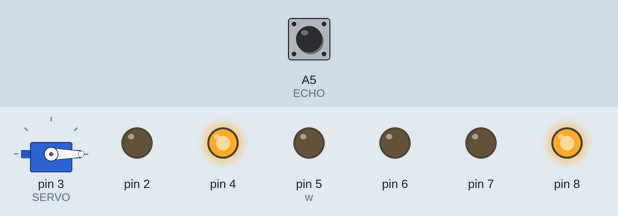
This sketch was run on a simulated Arduino Uno, built with avr-gcc and run on an emulated ATmega328P. On the bench: servo, output pins drawn as LEDs (lit = HIGH). The test bench sets the inputs (shaded band); at power-on: A5 (ECHO) LOW. Pins used as bus, display or sensor lines are not drawn; what the sketch prints to the serial monitor is not drawn.

Above: at 0.1 s.
At 14.7 s:
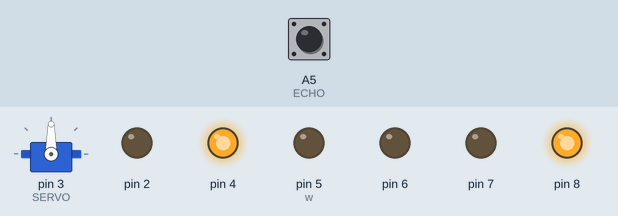
14.8 s: A5 (ECHO) pulsed HIGH 2 times (0.12 s each, 0.3 s apart)
At 15.9 s:
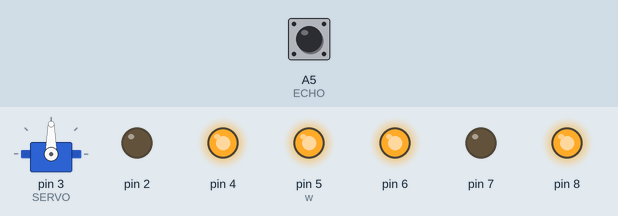
Timing chart, 0 to 17.8 s (numbered marks = the images above; inputs shaded):
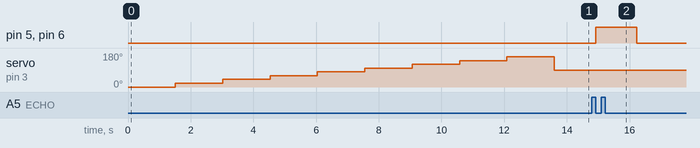

Measured:
- after the input at 14.8 s, pin 5 (w), pin 6: LOW → HIGH after 0.12 s, → LOW 1.3 s later
- by itself, servo on pin 3 (SERVO): rises from 0° to 160° in 10.6 s, then falls to 90° in 1.5 s

The sketch:

lab6.ino
```cpp
#include <LiquidCrystal_I2C.h>
#include "Wheels.H"
#include <Servo.h>

// piny dla sonaru (HC-SR04)
#define TRIG A4
#define ECHO A5

// pin kontroli serwo (musi być PWM)
#define SERVO 3

Servo serwo;
Wheels w;

LiquidCrystal_I2C lcd(0x27, 16, 2);

void setup() {
  pinMode(TRIG, OUTPUT);    // TRIG startuje sonar
  pinMode(ECHO, INPUT);     // ECHO odbiera powracający impuls
  w.attach(5,7,8,6,2,4);
  w.setSpeed(200);

  Serial.begin(9600);

  serwo.attach(SERVO);

/* rozejrzyj się w zakresie od 0 stopni (patrz na jedną burtę)
 *  do 180 stopni (patrz na prawą burtę). Wydrukuj na konsoli
 *  kierunek patrzenia i najbliżej widziany obiekt (pojedynczy pomiar)
 */
  for(byte angle = 0; angle < 180; angle+= 20) {
    lookAndTellDistance(angle);
    delay(500);
  }

/* patrz przed siebie */
  serwo.write(90);

}

// void loop(){}

void loop() {

  unsigned long tot;      // czas powrotu (time-of-travel)
  unsigned int distance;

  digitalWrite(TRIG, HIGH);
  delay(10);
  digitalWrite(TRIG, LOW);
  tot = pulseIn(ECHO, HIGH);

/* prędkość dźwięku = 340m/s => 1 cm w 29 mikrosekund
 * droga tam i z powrotem, zatem:
 */
  distance = tot/58;
  if (distance < 50){
    w.stop();
  }
  else {w.forward();}
}

void lookAndTellDistance(byte angle) {

  unsigned long tot;      // czas powrotu (time-of-travel)
  unsigned int distance;

  Serial.print("Patrzę w kącie ");
  Serial.print(angle);
  serwo.write(angle);

/* uruchamia sonar (puls 10 ms na `TRIGGER')
 * oczekuje na powrotny sygnał i aktualizuje
 */
  digitalWrite(TRIG, HIGH);
  delay(10);
  digitalWrite(TRIG, LOW);
  tot = pulseIn(ECHO, HIGH);

/* prędkość dźwięku = 340m/s => 1 cm w 29 mikrosekund
 * droga tam i z powrotem, zatem:
 */
  distance = tot/58;

  Serial.print(": widzę coś w odległości ");
  Serial.println(distance);
}
```

Wheels.cpp
```cpp
#include <Arduino.h>
#include "TimerOne.h"

#include "Wheels.h"


#define SET_MOVEMENT(side,f,b) digitalWrite( side[0], f);\
                               digitalWrite( side[1], b)

#define BEEPER 13

Wheels::Wheels()
{
}

void Wheels::attachRight(int pF, int pB, int pS)
{
    pinMode(pF, OUTPUT);
    pinMode(pB, OUTPUT);
    pinMode(pS, OUTPUT);
    this->pinsRight[0] = pF;
    this->pinsRight[1] = pB;
    this->pinsRight[2] = pS;
}


void Wheels::attachLeft(int pF, int pB, int pS)
{
    pinMode(pF, OUTPUT);
    pinMode(pB, OUTPUT);
    pinMode(pS, OUTPUT);
    this->pinsLeft[0] = pF;
    this->pinsLeft[1] = pB;
    this->pinsLeft[2] = pS;
}

void Wheels::setSpeedRight(uint8_t s)
{
    analogWrite(this->pinsRight[2], s);
}

void Wheels::setSpeedLeft(uint8_t s)
{
    analogWrite(this->pinsLeft[2], s);
}

void Wheels::setSpeed(uint8_t s)
{
    setSpeedLeft(s);
    setSpeedRight(s);
    this->curSpeed = s;
}

void Wheels::attach(int pRF, int pRB, int pRS, int pLF, int pLB, int pLS)
{
    this->attachRight(pRF, pRB, pRS);
    this->attachLeft(pLF, pLB, pLS);
}

void Wheels::forwardLeft()
{
    SET_MOVEMENT(pinsLeft, HIGH, LOW);
}

void Wheels::forwardRight()
{
    SET_MOVEMENT(pinsRight, HIGH, LOW);
}

void Wheels::backLeft()
{
    SET_MOVEMENT(pinsLeft, LOW, HIGH);
}

void Wheels::backRight()
{
    SET_MOVEMENT(pinsRight, LOW, HIGH);
}

void Wheels::forward()
{
    this->forwardLeft();
    this->forwardRight();
}

void Wheels::back()
{
    this->backLeft();
    this->backRight();

    this->updateTimer();
}

void Wheels::stopLeft()
{
    SET_MOVEMENT(pinsLeft, LOW, LOW);
}

void Wheels::stopRight()
{
    SET_MOVEMENT(pinsRight, LOW, LOW);
}

void Wheels::stop()
{
    this->stopLeft();
    this->stopRight();
}

void Wheels::setTimer()
{
  pinMode(this->beeper, OUTPUT);
  Timer1.initialize();

}


static void Wheels::doBeep()
{
  digitalWrite(BEEPER, digitalRead(BEEPER) ^ 1);
}

void Wheels::updateTimer()
{
  Timer1.detachInterrupt();
  Timer1.attachInterrupt(Wheels::doBeep, 500000);
}
```

Wheels.h
```cpp
/*
 * prosta implementacja klasy obsługującej
 * silniki pojazdu za pośrednictwem modułu L298
 *
 * Sterowanie odbywa się przez:
 * 1)  powiązanie odpowiednich pinów I/O Arduino metodą attach()
 * 2)  ustalenie prędkości setSpeed*()
 * 3)  wywołanie funkcji ruchu
 *
 * TODO:
 *  - zabezpieczenie przed ruchem bez attach()
 *  - ustawienie domyślnej prędkości != 0
 */


#include <Arduino.h>
#include "TimerOne.h"


#ifndef Wheels_h
#define Wheels_h


class Wheels {
    public:
        Wheels();
        /*
         *  pinForward - wejście "naprzód" L298
         *  pinBack    - wejście "wstecz" L298
         *  pinSpeed   - wejście "enable/PWM" L298
         */
        void attachRight(int pinForward, int pinBack, int pinSpeed);
        void attachLeft(int pinForward, int pinBack, int pinSpeed);
        void attach(int pinRightForward, int pinRightBack, int pinRightSpeed,
                    int pinLeftForward, int pinLeftBack, int pinLeftSpeed);
        /*
         *  funkcje ruchu
         */
        void forward();
        void forwardLeft();
        void forwardRight();
        void back();
        void backLeft();
        void backRight();
        void stop();
        void stopLeft();
        void stopRight();
        /*
         *  ustawienie prędkości obrotowej (przez PWM)
         *   - minimalna efektywna wartość 60
         *      może zależeć od stanu naładowania baterii
         */
        void setSpeed(uint8_t);
        void setSpeedRight(uint8_t);
        void setSpeedLeft(uint8_t);

        void setTimer();
        static void doBeep();
        void updateTimer();

    private:
        int pinsRight[3];
        int pinsLeft[3];
        const int beeper = 13;
        int curSpeed;
};


#endif
```
